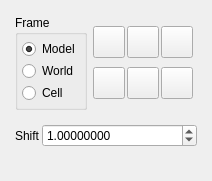
      <widget class="QWidget" name="TranslateTab">
       <attribute name="title">
        <string>Translate</string>
       </attribute>
       <layout class="QVBoxLayout" name="verticalLayout_5">
        <item>
         <layout class="QHBoxLayout" name="_7">
          <property name="spacing">
           <number>2</number>
          </property>
          <property name="margin">
           <number>4</number>
          </property>
          <item>
           <widget class="QGroupBox" name="TranslateFrameGroup">
            <property name="sizePolicy">
             <sizepolicy hsizetype="Expanding" vsizetype="Minimum">
              <horstretch>0</horstretch>
              <verstretch>0</verstretch>
             </sizepolicy>
            </property>
            <property name="toolTip">
             <string>Select frame of reference for translation</string>
            </property>
            <property name="title">
             <string>Frame</string>
            </property>
            <layout class="QVBoxLayout" name="_8">
             <property name="spacing">
              <number>2</number>
             </property>
             <property name="margin">
              <number>4</number>
             </property>
             <item>
              <widget class="QRadioButton" name="TranslateModelFrameRadio">
               <property name="sizePolicy">
                <sizepolicy hsizetype="Fixed" vsizetype="Fixed">
                 <horstretch>0</horstretch>
                 <verstretch>0</verstretch>
                </sizepolicy>
               </property>
               <property name="toolTip">
                <string>Use Cartesian frame for translation</string>
               </property>
               <property name="text">
                <string>Model</string>
               </property>
               <property name="checked">
                <bool>true</bool>
               </property>
              </widget>
             </item>
             <item>
              <widget class="QRadioButton" name="TranslateWorldFrameRadio">
               <property name="sizePolicy">
                <sizepolicy hsizetype="Fixed" vsizetype="Fixed">
                 <horstretch>0</horstretch>
                 <verstretch>0</verstretch>
                </sizepolicy>
               </property>
               <property name="toolTip">
                <string>Use view frame for translation</string>
               </property>
               <property name="text">
                <string>World</string>
               </property>
              </widget>
             </item>
             <item>
              <widget class="QRadioButton" name="TranslateCellFrameRadio">
               <property name="sizePolicy">
                <sizepolicy hsizetype="Fixed" vsizetype="Fixed">
                 <horstretch>0</horstretch>
                 <verstretch>0</verstretch>
                </sizepolicy>
               </property>
               <property name="toolTip">
                <string>Use cell frame for translation</string>
               </property>
               <property name="text">
                <string>Cell</string>
               </property>
              </widget>
             </item>
            </layout>
           </widget>
          </item>
          <item>
           <layout class="QGridLayout" name="_9">
            <property name="margin">
             <number>4</number>
            </property>
            <property name="spacing">
             <number>2</number>
            </property>
            <item row="0" column="1">
             <widget class="QPushButton" name="TranslatePosYButton">
              <property name="minimumSize">
               <size>
                <width>32</width>
                <height>32</height>
               </size>
              </property>
              <property name="maximumSize">
               <size>
                <width>32</width>
                <height>32</height>
               </size>
              </property>
              <property name="toolTip">
               <string>Translate along positive Y axis</string>
              </property>
              <property name="text">
               <string/>
              </property>
              <property name="icon">
               <iconset resource="icons.qrc">
                <normaloff>:/arrows/icons/arrow_up.svg</normaloff>:/arrows/icons/arrow_up.svg</iconset>
              </property>
              <property name="iconSize">
               <size>
                <width>16</width>
                <height>16</height>
               </size>
              </property>
              <property name="autoDefault">
               <bool>false</bool>
              </property>
             </widget>
            </item>
            <item row="1" column="1">
             <widget class="QPushButton" name="TranslateNegYButton">
              <property name="minimumSize">
               <size>
                <width>32</width>
                <height>32</height>
               </size>
              </property>
              <property name="maximumSize">
               <size>
                <width>32</width>
                <height>32</height>
               </size>
              </property>
              <property name="toolTip">
               <string>Translate along negative Y axis</string>
              </property>
              <property name="text">
               <string/>
              </property>
              <property name="icon">
               <iconset resource="icons.qrc">
                <normaloff>:/arrows/icons/arrow_down.svg</normaloff>:/arrows/icons/arrow_down.svg</iconset>
              </property>
              <property name="iconSize">
               <size>
                <width>16</width>
                <height>16</height>
               </size>
              </property>
              <property name="autoDefault">
               <bool>false</bool>
              </property>
             </widget>
            </item>
            <item row="1" column="2">
             <widget class="QPushButton" name="TranslatePosZButton">
              <property name="minimumSize">
               <size>
                <width>32</width>
                <height>32</height>
               </size>
              </property>
              <property name="maximumSize">
               <size>
                <width>32</width>
                <height>32</height>
               </size>
              </property>
              <property name="toolTip">
               <string>Translate along positive Z axis</string>
              </property>
              <property name="text">
               <string/>
              </property>
              <property name="icon">
               <iconset resource="icons.qrc">
                <normaloff>:/arrows/icons/arrow_out.svg</normaloff>:/arrows/icons/arrow_out.svg</iconset>
              </property>
              <property name="iconSize">
               <size>
                <width>16</width>
                <height>16</height>
               </size>
              </property>
              <property name="autoDefault">
               <bool>false</bool>
              </property>
             </widget>
            </item>
            <item row="1" column="0">
             <widget class="QPushButton" name="TranslateNegZButton">
              <property name="minimumSize">
               <size>
                <width>32</width>
                <height>32</height>
               </size>
              </property>
              <property name="maximumSize">
               <size>
                <width>32</width>
                <height>32</height>
               </size>
              </property>
              <property name="toolTip">
               <string>Translate along negative Z axis</string>
              </property>
              <property name="text">
               <string/>
              </property>
              <property name="icon">
               <iconset resource="icons.qrc">
                <normaloff>:/arrows/icons/arrow_in.svg</normaloff>:/arrows/icons/arrow_in.svg</iconset>
              </property>
              <property name="iconSize">
               <size>
                <width>16</width>
                <height>16</height>
               </size>
              </property>
              <property name="autoDefault">
               <bool>false</bool>
              </property>
             </widget>
            </item>
            <item row="0" column="0">
             <widget class="QPushButton" name="TranslateNegXButton">
              <property name="minimumSize">
               <size>
                <width>32</width>
                <height>32</height>
               </size>
              </property>
              <property name="maximumSize">
               <size>
                <width>32</width>
                <height>32</height>
               </size>
              </property>
              <property name="toolTip">
               <string>Translate along negative X axis</string>
              </property>
              <property name="text">
               <string/>
              </property>
              <property name="icon">
               <iconset resource="icons.qrc">
                <normaloff>:/arrows/icons/arrow_left.svg</normaloff>:/arrows/icons/arrow_left.svg</iconset>
              </property>
              <property name="iconSize">
               <size>
                <width>16</width>
                <height>16</height>
               </size>
              </property>
              <property name="autoDefault">
               <bool>false</bool>
              </property>
             </widget>
            </item>
            <item row="0" column="2">
             <widget class="QPushButton" name="TranslatePosXButton">
              <property name="minimumSize">
               <size>
                <width>32</width>
                <height>32</height>
               </size>
              </property>
              <property name="maximumSize">
               <size>
                <width>32</width>
                <height>32</height>
               </size>
              </property>
              <property name="toolTip">
               <string>Translate along positive X axis</string>
              </property>
              <property name="text">
               <string/>
              </property>
              <property name="icon">
               <iconset resource="icons.qrc">
                <normaloff>:/arrows/icons/arrow_right.svg</normaloff>:/arrows/icons/arrow_right.svg</iconset>
              </property>
              <property name="iconSize">
               <size>
                <width>16</width>
                <height>16</height>
               </size>
              </property>
              <property name="autoDefault">
               <bool>false</bool>
              </property>
             </widget>
            </item>
           </layout>
          </item>
         </layout>
        </item>
        <item>
         <layout class="QHBoxLayout" name="_10">
          <property name="spacing">
           <number>2</number>
          </property>
          <property name="margin">
           <number>4</number>
          </property>
          <item>
           <widget class="QLabel" name="label_52">
            <property name="sizePolicy">
             <sizepolicy hsizetype="Minimum" vsizetype="Preferred">
              <horstretch>0</horstretch>
              <verstretch>0</verstretch>
             </sizepolicy>
            </property>
            <property name="text">
             <string>Shift</string>
            </property>
            <property name="buddy">
             <cstring>TranslateShiftSpin</cstring>
            </property>
           </widget>
          </item>
          <item>
           <widget class="QDoubleSpinBox" name="TranslateShiftSpin">
            <property name="sizePolicy">
             <sizepolicy hsizetype="Expanding" vsizetype="Fixed">
              <horstretch>0</horstretch>
              <verstretch>0</verstretch>
             </sizepolicy>
            </property>
            <property name="decimals">
             <number>8</number>
            </property>
            <property name="value">
             <double>1.000000000000000</double>
            </property>
           </widget>
          </item>
         </layout>
        </item>
        <item>
         <spacer name="verticalSpacer_2">
          <property name="orientation">
           <enum>Qt::Vertical</enum>
          </property>
          <property name="sizeHint" stdset="0">
           <size>
            <width>20</width>
            <height>19</height>
           </size>
          </property>
         </spacer>
        </item>
       </layout>
      </widget>
